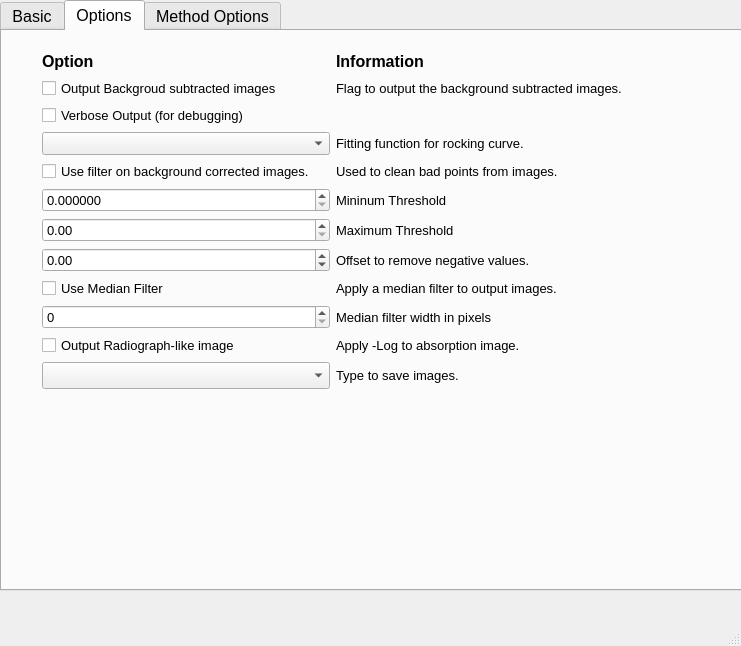
<?xml version="1.0" encoding="UTF-8"?>
<ui version="4.0">
 <class>MainWindow</class>
 <widget class="QMainWindow" name="MainWindow">
  <property name="geometry">
   <rect>
    <x>0</x>
    <y>0</y>
    <width>741</width>
    <height>646</height>
   </rect>
  </property>
  <property name="windowTitle">
   <string>Multiple Image Radiography</string>
  </property>
  <property name="windowIcon">
   <iconset>
    <normaloff>mir_icon.ico</normaloff>mir_icon.ico</iconset>
  </property>
  <widget class="QWidget" name="centralwidget">
   <widget class="QTabWidget" name="tabWidget">
    <property name="enabled">
     <bool>true</bool>
    </property>
    <property name="geometry">
     <rect>
      <x>0</x>
      <y>0</y>
      <width>811</width>
      <height>591</height>
     </rect>
    </property>
    <property name="font">
     <font>
      <pointsize>12</pointsize>
      <weight>50</weight>
      <italic>false</italic>
      <bold>false</bold>
     </font>
    </property>
    <property name="currentIndex">
     <number>1</number>
    </property>
    <widget class="QWidget" name="basic">
     <attribute name="title">
      <string>Basic</string>
     </attribute>
     <widget class="QPushButton" name="root_dir">
      <property name="geometry">
       <rect>
        <x>200</x>
        <y>30</y>
        <width>75</width>
        <height>23</height>
       </rect>
      </property>
      <property name="font">
       <font>
        <pointsize>10</pointsize>
       </font>
      </property>
      <property name="toolTip">
       <string>Select Input Folder.</string>
      </property>
      <property name="text">
       <string>Browse</string>
      </property>
     </widget>
     <widget class="QLabel" name="label">
      <property name="geometry">
       <rect>
        <x>20</x>
        <y>30</y>
        <width>131</width>
        <height>21</height>
       </rect>
      </property>
      <property name="font">
       <font>
        <pointsize>12</pointsize>
       </font>
      </property>
      <property name="text">
       <string>Root data folder.</string>
      </property>
     </widget>
     <widget class="QLabel" name="root_dir_val">
      <property name="geometry">
       <rect>
        <x>300</x>
        <y>30</y>
        <width>421</width>
        <height>21</height>
       </rect>
      </property>
      <property name="font">
       <font>
        <pointsize>11</pointsize>
       </font>
      </property>
      <property name="text">
       <string>/invalid/path</string>
      </property>
     </widget>
     <widget class="QLabel" name="rc_file_val">
      <property name="geometry">
       <rect>
        <x>300</x>
        <y>70</y>
        <width>421</width>
        <height>21</height>
       </rect>
      </property>
      <property name="font">
       <font>
        <pointsize>11</pointsize>
       </font>
      </property>
      <property name="text">
       <string>/invalid/file.txt</string>
      </property>
     </widget>
     <widget class="QLabel" name="label_2">
      <property name="geometry">
       <rect>
        <x>20</x>
        <y>70</y>
        <width>131</width>
        <height>21</height>
       </rect>
      </property>
      <property name="font">
       <font>
        <pointsize>12</pointsize>
       </font>
      </property>
      <property name="text">
       <string>Rocking Curve file.</string>
      </property>
     </widget>
     <widget class="QPushButton" name="rc_file">
      <property name="geometry">
       <rect>
        <x>200</x>
        <y>70</y>
        <width>75</width>
        <height>23</height>
       </rect>
      </property>
      <property name="font">
       <font>
        <pointsize>10</pointsize>
       </font>
      </property>
      <property name="toolTip">
       <string>Select RC file.</string>
      </property>
      <property name="text">
       <string>Browse</string>
      </property>
     </widget>
     <widget class="QWidget" name="gridLayoutWidget">
      <property name="geometry">
       <rect>
        <x>20</x>
        <y>360</y>
        <width>411</width>
        <height>100</height>
       </rect>
      </property>
      <layout class="QGridLayout" name="gridLayout">
       <item row="2" column="1">
        <widget class="QCheckBox" name="checkg_fit">
         <property name="font">
          <font>
           <pointsize>10</pointsize>
          </font>
         </property>
         <property name="text">
          <string>Gaussian fitting</string>
         </property>
        </widget>
       </item>
       <item row="0" column="0">
        <widget class="QCheckBox" name="check2pt">
         <property name="font">
          <font>
           <pointsize>10</pointsize>
          </font>
         </property>
         <property name="text">
          <string>2 point DEI</string>
         </property>
        </widget>
       </item>
       <item row="1" column="0">
        <widget class="QCheckBox" name="check3pt_t">
         <property name="font">
          <font>
           <pointsize>10</pointsize>
          </font>
         </property>
         <property name="text">
          <string>3 point DEI (Taylor)</string>
         </property>
        </widget>
       </item>
       <item row="2" column="0">
        <widget class="QCheckBox" name="check3pt_g">
         <property name="enabled">
          <bool>false</bool>
         </property>
         <property name="font">
          <font>
           <pointsize>10</pointsize>
          </font>
         </property>
         <property name="text">
          <string>3 point DEI (Gauss)</string>
         </property>
        </widget>
       </item>
      </layout>
     </widget>
     <widget class="QLabel" name="label_3">
      <property name="geometry">
       <rect>
        <x>20</x>
        <y>320</y>
        <width>271</width>
        <height>31</height>
       </rect>
      </property>
      <property name="font">
       <font>
        <pointsize>16</pointsize>
        <weight>50</weight>
        <bold>false</bold>
       </font>
      </property>
      <property name="text">
       <string>Select Calculation Methods</string>
      </property>
     </widget>
     <widget class="QCommandLinkButton" name="startButton">
      <property name="geometry">
       <rect>
        <x>40</x>
        <y>480</y>
        <width>191</width>
        <height>51</height>
       </rect>
      </property>
      <property name="font">
       <font>
        <family>Segoe UI</family>
        <pointsize>24</pointsize>
        <weight>75</weight>
        <bold>true</bold>
       </font>
      </property>
      <property name="toolTip">
       <string>Start Calculation</string>
      </property>
      <property name="text">
       <string>START</string>
      </property>
     </widget>
     <widget class="QLineEdit" name="output_dir_val">
      <property name="geometry">
       <rect>
        <x>200</x>
        <y>200</y>
        <width>221</width>
        <height>20</height>
       </rect>
      </property>
      <property name="toolTip">
       <string>Output Folder</string>
      </property>
     </widget>
     <widget class="QLabel" name="label_4">
      <property name="geometry">
       <rect>
        <x>20</x>
        <y>200</y>
        <width>131</width>
        <height>16</height>
       </rect>
      </property>
      <property name="font">
       <font>
        <pointsize>12</pointsize>
       </font>
      </property>
      <property name="text">
       <string>Output Folder</string>
      </property>
     </widget>
     <widget class="QLabel" name="label_5">
      <property name="geometry">
       <rect>
        <x>20</x>
        <y>240</y>
        <width>46</width>
        <height>31</height>
       </rect>
      </property>
      <property name="font">
       <font>
        <pointsize>12</pointsize>
       </font>
      </property>
      <property name="text">
       <string>Crop</string>
      </property>
     </widget>
     <widget class="QSpinBox" name="crop_left">
      <property name="geometry">
       <rect>
        <x>80</x>
        <y>250</y>
        <width>81</width>
        <height>22</height>
       </rect>
      </property>
      <property name="toolTip">
       <string>Left</string>
      </property>
      <property name="minimum">
       <number>-1</number>
      </property>
      <property name="maximum">
       <number>10000</number>
      </property>
      <property name="value">
       <number>-1</number>
      </property>
     </widget>
     <widget class="QSpinBox" name="crop_right">
      <property name="geometry">
       <rect>
        <x>190</x>
        <y>250</y>
        <width>81</width>
        <height>22</height>
       </rect>
      </property>
      <property name="toolTip">
       <string>Right</string>
      </property>
      <property name="minimum">
       <number>-1</number>
      </property>
      <property name="maximum">
       <number>10000</number>
      </property>
      <property name="value">
       <number>-1</number>
      </property>
     </widget>
     <widget class="QSpinBox" name="crop_top">
      <property name="geometry">
       <rect>
        <x>300</x>
        <y>250</y>
        <width>81</width>
        <height>22</height>
       </rect>
      </property>
      <property name="toolTip">
       <string>Top</string>
      </property>
      <property name="minimum">
       <number>-1</number>
      </property>
      <property name="maximum">
       <number>10000</number>
      </property>
      <property name="value">
       <number>-1</number>
      </property>
     </widget>
     <widget class="QSpinBox" name="crop_bottom">
      <property name="geometry">
       <rect>
        <x>410</x>
        <y>250</y>
        <width>81</width>
        <height>22</height>
       </rect>
      </property>
      <property name="toolTip">
       <string>Bottom</string>
      </property>
      <property name="minimum">
       <number>-1</number>
      </property>
      <property name="maximum">
       <number>10000</number>
      </property>
      <property name="value">
       <number>-1</number>
      </property>
     </widget>
     <widget class="QLabel" name="label_6">
      <property name="geometry">
       <rect>
        <x>90</x>
        <y>280</y>
        <width>46</width>
        <height>13</height>
       </rect>
      </property>
      <property name="font">
       <font>
        <pointsize>10</pointsize>
        <weight>75</weight>
        <bold>true</bold>
       </font>
      </property>
      <property name="text">
       <string>LEFT</string>
      </property>
     </widget>
     <widget class="QLabel" name="label_7">
      <property name="geometry">
       <rect>
        <x>200</x>
        <y>280</y>
        <width>46</width>
        <height>13</height>
       </rect>
      </property>
      <property name="font">
       <font>
        <pointsize>10</pointsize>
        <weight>75</weight>
        <bold>true</bold>
       </font>
      </property>
      <property name="text">
       <string>RIGHT</string>
      </property>
     </widget>
     <widget class="QLabel" name="label_8">
      <property name="geometry">
       <rect>
        <x>310</x>
        <y>280</y>
        <width>46</width>
        <height>13</height>
       </rect>
      </property>
      <property name="font">
       <font>
        <pointsize>10</pointsize>
        <weight>75</weight>
        <bold>true</bold>
       </font>
      </property>
      <property name="text">
       <string>TOP</string>
      </property>
     </widget>
     <widget class="QLabel" name="label_9">
      <property name="geometry">
       <rect>
        <x>420</x>
        <y>280</y>
        <width>51</width>
        <height>16</height>
       </rect>
      </property>
      <property name="font">
       <font>
        <pointsize>10</pointsize>
        <weight>75</weight>
        <bold>true</bold>
       </font>
      </property>
      <property name="text">
       <string>BOTTOM</string>
      </property>
     </widget>
     <widget class="QLabel" name="label_10">
      <property name="geometry">
       <rect>
        <x>520</x>
        <y>250</y>
        <width>201</width>
        <height>31</height>
       </rect>
      </property>
      <property name="font">
       <font>
        <pointsize>10</pointsize>
       </font>
      </property>
      <property name="text">
       <string>Note: -1 means to use the image edge.</string>
      </property>
      <property name="wordWrap">
       <bool>true</bool>
      </property>
     </widget>
     <widget class="QCommandLinkButton" name="exitButton">
      <property name="geometry">
       <rect>
        <x>480</x>
        <y>480</y>
        <width>191</width>
        <height>51</height>
       </rect>
      </property>
      <property name="font">
       <font>
        <family>Segoe UI</family>
        <pointsize>24</pointsize>
        <weight>75</weight>
        <bold>true</bold>
       </font>
      </property>
      <property name="cursor">
       <cursorShape>ArrowCursor</cursorShape>
      </property>
      <property name="toolTip">
       <string>Exit Program</string>
      </property>
      <property name="text">
       <string>EXIT</string>
      </property>
     </widget>
     <widget class="QLCDNumber" name="lcdNumber">
      <property name="geometry">
       <rect>
        <x>520</x>
        <y>390</y>
        <width>141</width>
        <height>51</height>
       </rect>
      </property>
      <property name="font">
       <font>
        <pointsize>16</pointsize>
        <weight>75</weight>
        <italic>false</italic>
        <bold>true</bold>
       </font>
      </property>
      <property name="toolTip">
       <string>%Progress</string>
      </property>
      <property name="frameShape">
       <enum>QFrame::WinPanel</enum>
      </property>
      <property name="lineWidth">
       <number>2</number>
      </property>
      <property name="midLineWidth">
       <number>0</number>
      </property>
      <property name="digitCount">
       <number>6</number>
      </property>
      <property name="segmentStyle">
       <enum>QLCDNumber::Filled</enum>
      </property>
      <property name="value" stdset="0">
       <double>0.000000000000000</double>
      </property>
      <property name="intValue" stdset="0">
       <number>0</number>
      </property>
     </widget>
     <widget class="QLabel" name="label_39">
      <property name="geometry">
       <rect>
        <x>530</x>
        <y>450</y>
        <width>121</width>
        <height>21</height>
       </rect>
      </property>
      <property name="font">
       <font>
        <pointsize>14</pointsize>
        <italic>true</italic>
       </font>
      </property>
      <property name="text">
       <string>Progress (%)</string>
      </property>
     </widget>
     <widget class="QCommandLinkButton" name="stopButton">
      <property name="geometry">
       <rect>
        <x>260</x>
        <y>480</y>
        <width>191</width>
        <height>51</height>
       </rect>
      </property>
      <property name="font">
       <font>
        <family>Segoe UI</family>
        <pointsize>24</pointsize>
        <weight>75</weight>
        <bold>true</bold>
       </font>
      </property>
      <property name="toolTip">
       <string>Stop Calculation</string>
      </property>
      <property name="text">
       <string>STOP</string>
      </property>
     </widget>
     <widget class="QCheckBox" name="checkStop">
      <property name="enabled">
       <bool>false</bool>
      </property>
      <property name="geometry">
       <rect>
        <x>670</x>
        <y>300</y>
        <width>16</width>
        <height>17</height>
       </rect>
      </property>
      <property name="text">
       <string/>
      </property>
     </widget>
     <widget class="QCheckBox" name="check_rc_calc">
      <property name="geometry">
       <rect>
        <x>20</x>
        <y>120</y>
        <width>201</width>
        <height>17</height>
       </rect>
      </property>
      <property name="text">
       <string>Calculate Rocking Curve</string>
      </property>
      <property name="tristate">
       <bool>false</bool>
      </property>
     </widget>
     <widget class="QDoubleSpinBox" name="rc_energy_kev">
      <property name="geometry">
       <rect>
        <x>230</x>
        <y>160</y>
        <width>81</width>
        <height>22</height>
       </rect>
      </property>
      <property name="minimum">
       <double>12.000000000000000</double>
      </property>
      <property name="maximum">
       <double>150.000000000000000</double>
      </property>
      <property name="value">
       <double>40.000000000000000</double>
      </property>
     </widget>
     <widget class="QLabel" name="label_40">
      <property name="geometry">
       <rect>
        <x>20</x>
        <y>160</y>
        <width>211</width>
        <height>21</height>
       </rect>
      </property>
      <property name="font">
       <font>
        <pointsize>12</pointsize>
       </font>
      </property>
      <property name="text">
       <string>Rocking Curve Energy (keV)</string>
      </property>
     </widget>
     <widget class="QLabel" name="label_41">
      <property name="geometry">
       <rect>
        <x>360</x>
        <y>160</y>
        <width>81</width>
        <height>21</height>
       </rect>
      </property>
      <property name="font">
       <font>
        <pointsize>12</pointsize>
       </font>
      </property>
      <property name="text">
       <string>HKL index</string>
      </property>
     </widget>
     <widget class="QComboBox" name="hkl_index">
      <property name="enabled">
       <bool>true</bool>
      </property>
      <property name="geometry">
       <rect>
        <x>470</x>
        <y>160</y>
        <width>91</width>
        <height>22</height>
       </rect>
      </property>
      <property name="maxVisibleItems">
       <number>2</number>
      </property>
     </widget>
    </widget>
    <widget class="QWidget" name="options">
     <attribute name="title">
      <string>Options</string>
     </attribute>
     <widget class="QWidget" name="gridLayoutWidget_2">
      <property name="geometry">
       <rect>
        <x>40</x>
        <y>19</y>
        <width>581</width>
        <height>339</height>
       </rect>
      </property>
      <layout class="QGridLayout" name="gridLayout_2">
       <item row="2" column="0">
        <widget class="QCheckBox" name="check_verbose">
         <property name="font">
          <font>
           <pointsize>10</pointsize>
          </font>
         </property>
         <property name="text">
          <string>Verbose Output (for debugging)</string>
         </property>
        </widget>
       </item>
       <item row="3" column="1">
        <widget class="QLabel" name="label_11">
         <property name="font">
          <font>
           <pointsize>10</pointsize>
          </font>
         </property>
         <property name="text">
          <string>Fitting function for rocking curve.</string>
         </property>
        </widget>
       </item>
       <item row="3" column="0">
        <widget class="QComboBox" name="pick_fit_func">
         <property name="font">
          <font>
           <pointsize>10</pointsize>
          </font>
         </property>
        </widget>
       </item>
       <item row="1" column="1">
        <widget class="QLabel" name="label_12">
         <property name="font">
          <font>
           <pointsize>10</pointsize>
          </font>
         </property>
         <property name="text">
          <string>Flag to output the background subtracted images.</string>
         </property>
        </widget>
       </item>
       <item row="10" column="0">
        <widget class="QCheckBox" name="check_log_abs">
         <property name="font">
          <font>
           <pointsize>10</pointsize>
          </font>
         </property>
         <property name="text">
          <string>Output Radiograph-like image</string>
         </property>
        </widget>
       </item>
       <item row="10" column="1">
        <widget class="QLabel" name="label_21">
         <property name="font">
          <font>
           <pointsize>10</pointsize>
          </font>
         </property>
         <property name="text">
          <string>Apply -Log to absorption image.</string>
         </property>
        </widget>
       </item>
       <item row="4" column="0">
        <widget class="QCheckBox" name="check_clean_filter">
         <property name="font">
          <font>
           <pointsize>10</pointsize>
          </font>
         </property>
         <property name="text">
          <string>Use filter on background corrected images.</string>
         </property>
        </widget>
       </item>
       <item row="5" column="0">
        <widget class="QDoubleSpinBox" name="clean_filter_min">
         <property name="font">
          <font>
           <pointsize>10</pointsize>
          </font>
         </property>
         <property name="decimals">
          <number>6</number>
         </property>
        </widget>
       </item>
       <item row="0" column="0">
        <widget class="QLabel" name="label_13">
         <property name="font">
          <font>
           <pointsize>12</pointsize>
           <weight>75</weight>
           <bold>true</bold>
          </font>
         </property>
         <property name="text">
          <string>Option</string>
         </property>
        </widget>
       </item>
       <item row="5" column="1">
        <widget class="QLabel" name="label_16">
         <property name="font">
          <font>
           <pointsize>10</pointsize>
          </font>
         </property>
         <property name="text">
          <string>Mininum Threshold</string>
         </property>
        </widget>
       </item>
       <item row="8" column="0">
        <widget class="QCheckBox" name="check_median">
         <property name="font">
          <font>
           <pointsize>10</pointsize>
          </font>
         </property>
         <property name="text">
          <string>Use Median Filter</string>
         </property>
        </widget>
       </item>
       <item row="9" column="1">
        <widget class="QLabel" name="label_19">
         <property name="font">
          <font>
           <pointsize>10</pointsize>
          </font>
         </property>
         <property name="text">
          <string>Median filter width in pixels</string>
         </property>
        </widget>
       </item>
       <item row="0" column="1">
        <widget class="QLabel" name="label_14">
         <property name="font">
          <font>
           <pointsize>12</pointsize>
           <weight>75</weight>
           <bold>true</bold>
          </font>
         </property>
         <property name="text">
          <string>Information</string>
         </property>
        </widget>
       </item>
       <item row="4" column="1">
        <widget class="QLabel" name="label_15">
         <property name="font">
          <font>
           <pointsize>10</pointsize>
          </font>
         </property>
         <property name="text">
          <string>Used to clean bad points from images.</string>
         </property>
        </widget>
       </item>
       <item row="6" column="1">
        <widget class="QLabel" name="label_17">
         <property name="font">
          <font>
           <pointsize>10</pointsize>
          </font>
         </property>
         <property name="text">
          <string>Maximum Threshold</string>
         </property>
        </widget>
       </item>
       <item row="7" column="1">
        <widget class="QLabel" name="label_18">
         <property name="font">
          <font>
           <pointsize>10</pointsize>
          </font>
         </property>
         <property name="text">
          <string>Offset to remove negative values.</string>
         </property>
        </widget>
       </item>
       <item row="8" column="1">
        <widget class="QLabel" name="label_20">
         <property name="font">
          <font>
           <pointsize>10</pointsize>
          </font>
         </property>
         <property name="text">
          <string>Apply a median filter to output images.</string>
         </property>
        </widget>
       </item>
       <item row="1" column="0">
        <widget class="QCheckBox" name="check_output_bkg">
         <property name="font">
          <font>
           <pointsize>10</pointsize>
          </font>
         </property>
         <property name="text">
          <string>Output Backgroud subtracted images</string>
         </property>
        </widget>
       </item>
       <item row="11" column="0">
        <widget class="QComboBox" name="pick_save_dtype">
         <property name="enabled">
          <bool>true</bool>
         </property>
        </widget>
       </item>
       <item row="11" column="1">
        <widget class="QLabel" name="label_38">
         <property name="font">
          <font>
           <pointsize>10</pointsize>
           <weight>50</weight>
           <italic>false</italic>
           <bold>false</bold>
          </font>
         </property>
         <property name="text">
          <string>Type to save images.</string>
         </property>
        </widget>
       </item>
       <item row="7" column="0">
        <widget class="QDoubleSpinBox" name="clean_filter_offset">
         <property name="font">
          <font>
           <pointsize>10</pointsize>
          </font>
         </property>
         <property name="minimum">
          <double>-99.989999999999995</double>
         </property>
         <property name="singleStep">
          <double>0.100000000000000</double>
         </property>
        </widget>
       </item>
       <item row="6" column="0">
        <widget class="QDoubleSpinBox" name="clean_filter_max">
         <property name="font">
          <font>
           <pointsize>10</pointsize>
          </font>
         </property>
        </widget>
       </item>
       <item row="9" column="0">
        <widget class="QSpinBox" name="median_size">
         <property name="font">
          <font>
           <pointsize>10</pointsize>
          </font>
         </property>
        </widget>
       </item>
      </layout>
     </widget>
    </widget>
    <widget class="QWidget" name="method_options">
     <attribute name="title">
      <string>Method Options</string>
     </attribute>
     <widget class="QWidget" name="gridLayoutWidget_3">
      <property name="geometry">
       <rect>
        <x>49</x>
        <y>39</y>
        <width>419</width>
        <height>367</height>
       </rect>
      </property>
      <layout class="QGridLayout" name="gridLayout_3">
       <item row="4" column="0">
        <widget class="QLabel" name="label_25">
         <property name="font">
          <font>
           <pointsize>10</pointsize>
           <weight>75</weight>
           <bold>true</bold>
          </font>
         </property>
         <property name="text">
          <string>Three point DEI (Taylor Expansion)</string>
         </property>
        </widget>
       </item>
       <item row="7" column="0">
        <widget class="QSpinBox" name="idx_HA_dei3">
         <property name="enabled">
          <bool>false</bool>
         </property>
         <property name="font">
          <font>
           <pointsize>10</pointsize>
          </font>
         </property>
        </widget>
       </item>
       <item row="8" column="0">
        <widget class="QLabel" name="label_26">
         <property name="font">
          <font>
           <pointsize>10</pointsize>
           <weight>75</weight>
           <bold>true</bold>
          </font>
         </property>
         <property name="text">
          <string>Three point DEI (Gaussian)</string>
         </property>
        </widget>
       </item>
       <item row="0" column="1">
        <widget class="QLabel" name="label_23">
         <property name="font">
          <font>
           <pointsize>12</pointsize>
           <weight>75</weight>
           <bold>true</bold>
          </font>
         </property>
         <property name="text">
          <string>Information</string>
         </property>
        </widget>
       </item>
       <item row="2" column="0">
        <widget class="QSpinBox" name="idx_LA_dei2">
         <property name="enabled">
          <bool>false</bool>
         </property>
         <property name="font">
          <font>
           <pointsize>10</pointsize>
          </font>
         </property>
        </widget>
       </item>
       <item row="5" column="0">
        <widget class="QSpinBox" name="idx_LA_dei3">
         <property name="enabled">
          <bool>false</bool>
         </property>
         <property name="font">
          <font>
           <pointsize>10</pointsize>
          </font>
         </property>
        </widget>
       </item>
       <item row="3" column="0">
        <widget class="QSpinBox" name="idx_LA_dei2_2">
         <property name="enabled">
          <bool>false</bool>
         </property>
         <property name="font">
          <font>
           <pointsize>10</pointsize>
          </font>
         </property>
        </widget>
       </item>
       <item row="0" column="0">
        <widget class="QLabel" name="label_22">
         <property name="text">
          <string/>
         </property>
        </widget>
       </item>
       <item row="1" column="0">
        <widget class="QLabel" name="label_24">
         <property name="font">
          <font>
           <pointsize>10</pointsize>
           <weight>75</weight>
           <bold>true</bold>
          </font>
         </property>
         <property name="text">
          <string>Two Point DEI</string>
         </property>
        </widget>
       </item>
       <item row="6" column="0">
        <widget class="QSpinBox" name="idx_top_dei3">
         <property name="enabled">
          <bool>false</bool>
         </property>
         <property name="font">
          <font>
           <pointsize>10</pointsize>
          </font>
         </property>
        </widget>
       </item>
       <item row="9" column="0">
        <widget class="QSpinBox" name="idx_LA_dei3g">
         <property name="enabled">
          <bool>false</bool>
         </property>
         <property name="font">
          <font>
           <pointsize>10</pointsize>
          </font>
         </property>
        </widget>
       </item>
       <item row="10" column="0">
        <widget class="QSpinBox" name="idx_top_dei3g">
         <property name="enabled">
          <bool>false</bool>
         </property>
         <property name="font">
          <font>
           <pointsize>10</pointsize>
          </font>
         </property>
        </widget>
       </item>
       <item row="12" column="0">
        <widget class="QLabel" name="label_27">
         <property name="font">
          <font>
           <pointsize>10</pointsize>
           <weight>75</weight>
           <bold>true</bold>
          </font>
         </property>
         <property name="text">
          <string>Gaussian fitting</string>
         </property>
        </widget>
       </item>
       <item row="11" column="0">
        <widget class="QSpinBox" name="idx_HA_dei3g">
         <property name="enabled">
          <bool>false</bool>
         </property>
         <property name="font">
          <font>
           <pointsize>10</pointsize>
          </font>
         </property>
        </widget>
       </item>
       <item row="13" column="0">
        <widget class="QCheckBox" name="check_save_map">
         <property name="font">
          <font>
           <pointsize>10</pointsize>
          </font>
         </property>
         <property name="text">
          <string>Save Parameter Maps</string>
         </property>
        </widget>
       </item>
       <item row="2" column="1">
        <widget class="QLabel" name="label_28">
         <property name="text">
          <string>Index of low angle image</string>
         </property>
        </widget>
       </item>
       <item row="3" column="1">
        <widget class="QLabel" name="label_29">
         <property name="text">
          <string>Index of high angle image</string>
         </property>
        </widget>
       </item>
       <item row="5" column="1">
        <widget class="QLabel" name="label_30">
         <property name="font">
          <font>
           <pointsize>10</pointsize>
          </font>
         </property>
         <property name="text">
          <string>Index of low angle image</string>
         </property>
        </widget>
       </item>
       <item row="6" column="1">
        <widget class="QLabel" name="label_31">
         <property name="font">
          <font>
           <pointsize>10</pointsize>
          </font>
         </property>
         <property name="text">
          <string>Index of top image</string>
         </property>
        </widget>
       </item>
       <item row="7" column="1">
        <widget class="QLabel" name="label_32">
         <property name="font">
          <font>
           <pointsize>10</pointsize>
          </font>
         </property>
         <property name="text">
          <string>Index of high angle image</string>
         </property>
        </widget>
       </item>
       <item row="9" column="1">
        <widget class="QLabel" name="label_33">
         <property name="font">
          <font>
           <pointsize>10</pointsize>
          </font>
         </property>
         <property name="text">
          <string>Index of low angle image</string>
         </property>
        </widget>
       </item>
       <item row="10" column="1">
        <widget class="QLabel" name="label_34">
         <property name="font">
          <font>
           <pointsize>10</pointsize>
          </font>
         </property>
         <property name="text">
          <string>Index of top image</string>
         </property>
        </widget>
       </item>
       <item row="11" column="1">
        <widget class="QLabel" name="label_35">
         <property name="font">
          <font>
           <pointsize>10</pointsize>
          </font>
         </property>
         <property name="text">
          <string>Index of high angle image</string>
         </property>
        </widget>
       </item>
       <item row="13" column="1">
        <widget class="QLabel" name="label_36">
         <property name="font">
          <font>
           <pointsize>10</pointsize>
          </font>
         </property>
         <property name="text">
          <string>Maps of the fitting parameters.</string>
         </property>
        </widget>
       </item>
      </layout>
     </widget>
     <widget class="QLabel" name="label_37">
      <property name="geometry">
       <rect>
        <x>480</x>
        <y>80</y>
        <width>241</width>
        <height>121</height>
       </rect>
      </property>
      <property name="font">
       <font>
        <pointsize>12</pointsize>
       </font>
      </property>
      <property name="text">
       <string>Note: Using Explicit indexes for input files is currently disabled and untested. The automatic name searching also determines the index of the files.</string>
      </property>
      <property name="wordWrap">
       <bool>true</bool>
      </property>
     </widget>
    </widget>
   </widget>
  </widget>
  <widget class="QMenuBar" name="menubar">
   <property name="enabled">
    <bool>false</bool>
   </property>
   <property name="geometry">
    <rect>
     <x>0</x>
     <y>0</y>
     <width>741</width>
     <height>21</height>
    </rect>
   </property>
  </widget>
  <widget class="QStatusBar" name="statusBar">
   <property name="font">
    <font>
     <pointsize>12</pointsize>
    </font>
   </property>
  </widget>
 </widget>
 <resources/>
 <connections>
  <connection>
   <sender>exitButton</sender>
   <signal>clicked()</signal>
   <receiver>MainWindow</receiver>
   <slot>close()</slot>
   <hints>
    <hint type="sourcelabel">
     <x>517</x>
     <y>464</y>
    </hint>
    <hint type="destinationlabel">
     <x>370</x>
     <y>256</y>
    </hint>
   </hints>
  </connection>
  <connection>
   <sender>startButton</sender>
   <signal>clicked()</signal>
   <receiver>MainWindow</receiver>
   <slot>start_calc()</slot>
   <hints>
    <hint type="sourcelabel">
     <x>247</x>
     <y>464</y>
    </hint>
    <hint type="destinationlabel">
     <x>370</x>
     <y>256</y>
    </hint>
   </hints>
  </connection>
  <connection>
   <sender>root_dir</sender>
   <signal>clicked()</signal>
   <receiver>MainWindow</receiver>
   <slot>get_root_dir()</slot>
   <hints>
    <hint type="sourcelabel">
     <x>239</x>
     <y>90</y>
    </hint>
    <hint type="destinationlabel">
     <x>370</x>
     <y>256</y>
    </hint>
   </hints>
  </connection>
  <connection>
   <sender>rc_file</sender>
   <signal>clicked()</signal>
   <receiver>MainWindow</receiver>
   <slot>get_rc_file()</slot>
   <hints>
    <hint type="sourcelabel">
     <x>239</x>
     <y>130</y>
    </hint>
    <hint type="destinationlabel">
     <x>370</x>
     <y>256</y>
    </hint>
   </hints>
  </connection>
  <connection>
   <sender>stopButton</sender>
   <signal>clicked()</signal>
   <receiver>MainWindow</receiver>
   <slot>stop_calc()</slot>
   <hints>
    <hint type="sourcelabel">
     <x>357</x>
     <y>464</y>
    </hint>
    <hint type="destinationlabel">
     <x>370</x>
     <y>267</y>
    </hint>
   </hints>
  </connection>
 </connections>
</ui>
